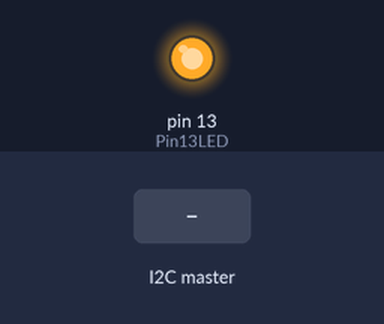
The sketch below on a simulated Arduino Nano, built with avr-gcc and run on an emulated ATmega328P. Shown: output pins drawn as LEDs (lit = HIGH). Inputs (shaded band) come from the test bench. Pins used as bus, display or sensor lines are not drawn; what the sketch prints to the serial monitor is not drawn.

Above: at 1.2 s.
1.3 s: the I2C master sends "A"
2.8 s: the I2C master sends "B"
4.3 s: the I2C master sends the byte 1
Timing chart, 0 to 7.3 s (numbered marks = the images above; inputs shaded):
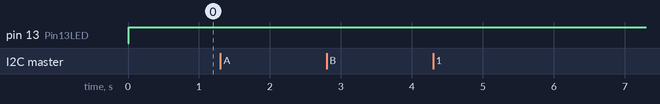

The sketch:

LED_020.0c.ino
```cpp
/*-----( Import needed libraries )-----*/
#include <SoftwareSerial.h>
#include <Wire.h>
/*-----( Declare Constants and Pin Numbers )-----*/
#define RX_A       10  //Serial Receive pin
#define TX_A       11 //Serial Transmit pin
#define TX_ON_A    3
#define RX_B       7
#define TX_B       8
#define TX_ON_B    6
#define RS485Transmit    HIGH
#define RS485Receive     LOW
#define i2cNum     1
#define Pin13LED         13

/*-----( Declare objects )-----*/
SoftwareSerial RS485A(RX_A, TX_A); // RX, TX
SoftwareSerial RS485B(RX_B, TX_B); // Side 2 RX,TX
/*-----( Declare Variables )-----*/
char byteReceived;
char byteSend;
String stringeh = "";
void receiveEvent(int howMany) {
  while (0 < Wire.available()) { // loop through all but the last
    char c = Wire.read(); // receive byte as a character
    Serial.print(c);         // print the character
    stringeh.concat(c);
  }
  Serial.println("Got I2c");
}
void setup()   /****** SETUP: RUNS ONCE ******/
{
  // Start the built-in serial port, probably to Serial Monitor
  Serial.begin(9600);
  Serial.println("Nano RS485 Master serial console");
  pinMode(Pin13LED, OUTPUT);
  pinMode(TX_ON_A, OUTPUT);
  pinMode(TX_ON_B, OUTPUT);
  digitalWrite(TX_ON_A, RS485Receive);  // Init Transceiver A
  digitalWrite(TX_ON_B, RS485Receive);  // Init Transceiver B
  Wire.begin(1);
  Wire.onReceive(receiveEvent);
  Serial.print("RS485 A,RS485 B, i2c setup");
  // Start the software serial port, to another device
  RS485A.begin(38400);
  RS485B.begin(38400);// set the data rate
  Serial.print(" ....");
  Serial.println(".... Done!");

}//--(end setup )---


void loop()   /****** LOOP: RUNS CONSTANTLY ******/
{
  digitalWrite(Pin13LED, HIGH);  // Show activity
  if (stringeh != ""){
    Serial.print("SENDING TO : ");
    if(stringeh.startsWith("A")){
      Serial.print("A - ");

      digitalWrite(TX_ON_A,RS485Transmit);
      String buff = stringeh.substring(1);

      char buffer[buff.length()+1];
      buff.toCharArray(buffer, buff.length()+1);
      Serial.println(buffer);
      RS485A.write(buffer);
      digitalWrite(TX_ON_A,RS485Receive);
      stringeh = "";
     }
    else if (stringeh.startsWith("B")){
      Serial.print("B - ");

      digitalWrite(TX_ON_B,RS485Transmit);
    String buff = stringeh.substring(1);
    Serial.println(buff);
    char buffer[buff.length()+1];
    buff.toCharArray(buffer, buff.length()+1);

      RS485B.write(buffer);
      digitalWrite(TX_ON_B,RS485Receive);
      stringeh = "";
    }
    else {
      Serial.println("UNKNOWN FILTER SENDING TO ALL ");
    digitalWrite(TX_ON_A,RS485Transmit);
    digitalWrite(TX_ON_B,RS485Transmit);
    String buff = stringeh.substring(1);
    Serial.println(buff);
    char buffer[buff.length()+1];
    buff.toCharArray(buffer, buff.length()+1);
     RS485A.write(buffer);
     RS485B.write(buffer);
     digitalWrite(TX_ON_A,RS485Receive);
     digitalWrite(TX_ON_B,RS485Receive);
     stringeh = "";
  }
  }
}//--(end main loop )---
```

Measured:
- after the input at 1.3 s, every drawn part: stays the same
- after the input at 2.8 s, every drawn part: stays the same
- after the input at 4.3 s, every drawn part: stays the same
